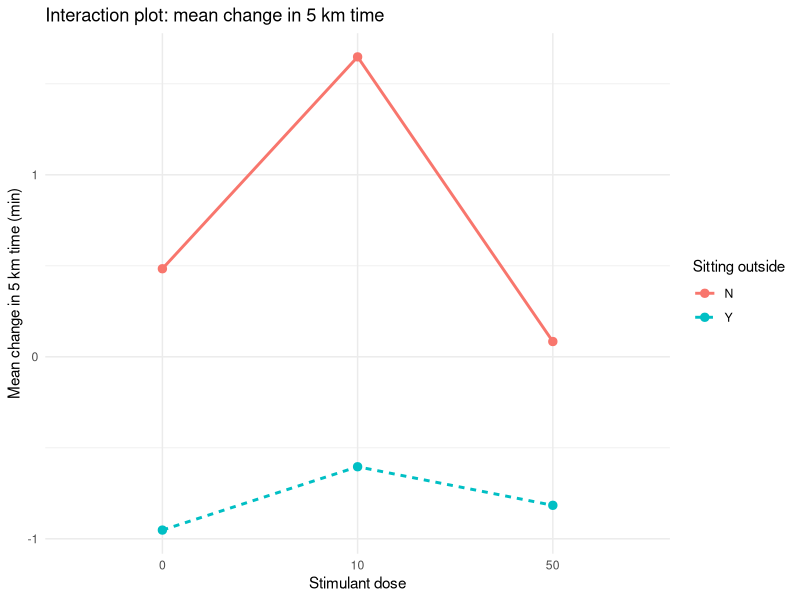
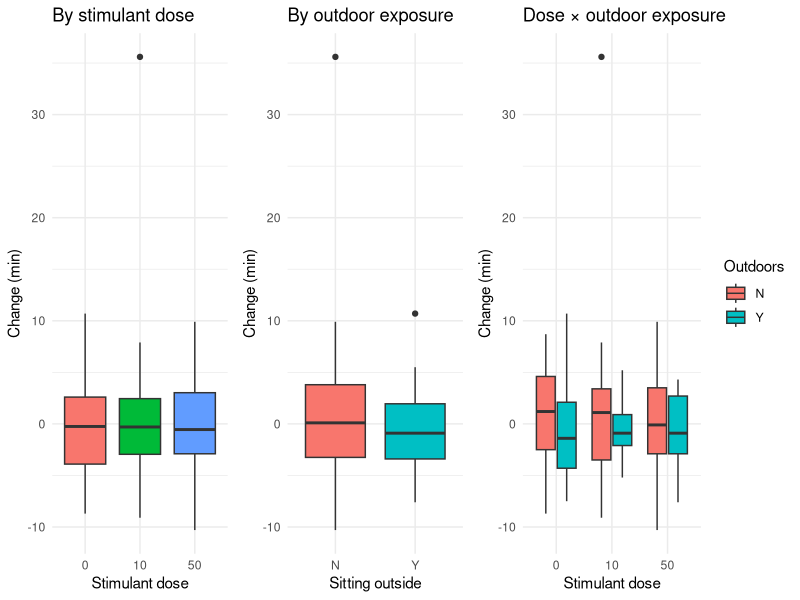
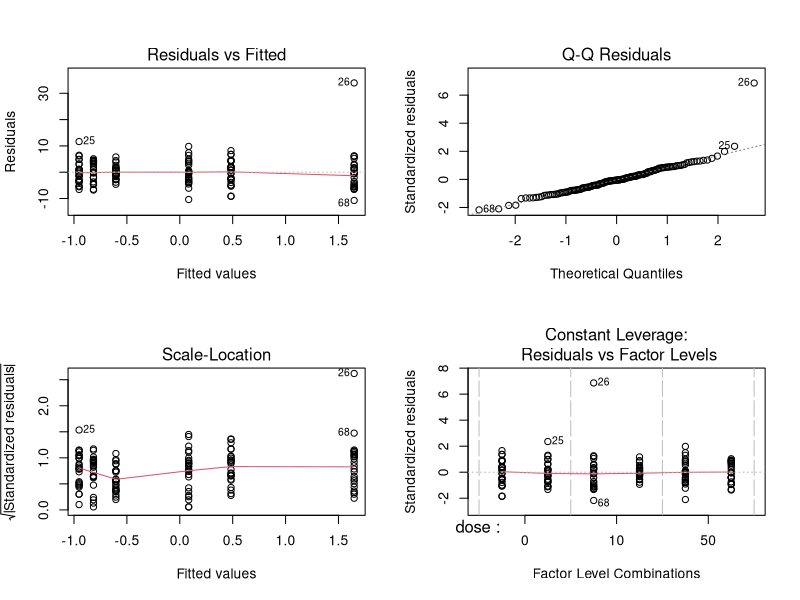
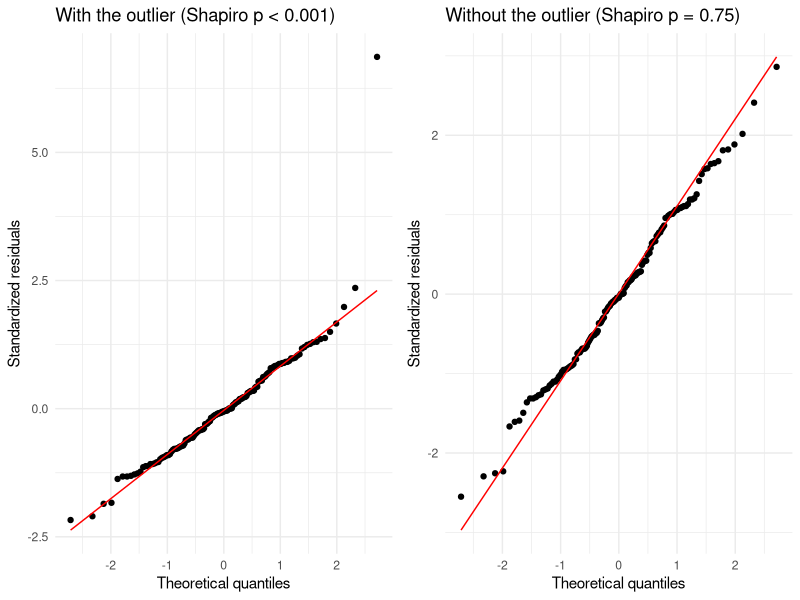

Source code (R) for these figures, in order:
## ---- chunk 1
knitr::opts_chunk$set(fig.path = "images/", fig.width = 8, fig.height = 5,
                      dpi = 150, message = FALSE, warning = FALSE)
library(ggplot2)
library(gridExtra)
## ---- chunk 2
data <- read.csv("data/islands_5km_experiment.csv")
data$change   <- data$after_5km - data$before_5km
data$dose     <- factor(data$Methamphetamine)
data$outdoors <- factor(data$Sitting_outside)

head(data)

# Balanced 3 x 2 design: 25 islanders in every cell
table(Dose = data$dose, Outdoors = data$outdoors)

# Mean change (minutes) in each cell
round(tapply(data$change, list(Dose = data$dose, Outdoors = data$outdoors), mean), 2)
## ---- chunk 3
model <- aov(change ~ dose * outdoors, data = data)
summary(model)
## ---- chunk 4
ggplot(data, aes(x = dose, y = change, group = outdoors,
                 color = outdoors, linetype = outdoors)) +
  stat_summary(fun = mean, geom = "line", linewidth = 1) +
  stat_summary(fun = mean, geom = "point", size = 2.5) +
  labs(title = "Interaction plot: mean change in 5 km time",
       x = "Stimulant dose", y = "Mean change in 5 km time (min)",
       color = "Sitting outside", linetype = "Sitting outside") +
  theme_minimal()
## ---- chunk 5
p1 <- ggplot(data, aes(x = dose, y = change, fill = dose)) +
  geom_boxplot() +
  labs(title = "By stimulant dose", x = "Stimulant dose", y = "Change (min)") +
  theme_minimal() + theme(legend.position = "none")

p2 <- ggplot(data, aes(x = outdoors, y = change, fill = outdoors)) +
  geom_boxplot() +
  labs(title = "By outdoor exposure", x = "Sitting outside", y = "Change (min)") +
  theme_minimal() + theme(legend.position = "none")

p3 <- ggplot(data, aes(x = dose, y = change, fill = outdoors)) +
  geom_boxplot() +
  labs(title = "Dose × outdoor exposure", x = "Stimulant dose",
       y = "Change (min)", fill = "Outdoors") +
  theme_minimal()

grid.arrange(p1, p2, p3, ncol = 3, widths = c(1, 1, 1.4))
## ---- chunk 6
summary(aov(before_5km ~ dose * outdoors, data = data))   # baseline 5 km time
summary(aov(Age ~ dose * outdoors, data = data))          # age
chisq.test(table(data$Gender, interaction(data$dose, data$outdoors)))  # gender
## ---- chunk 7
par(mfrow = c(2, 2))
plot(model)
## ---- chunk 8
# Normality of residuals
shapiro.test(residuals(model))

# Equal variance: Bartlett (sensitive to non-normality)
bartlett.test(change ~ interaction(dose, outdoors), data = data)

# Equal variance: Brown-Forsythe (robust to non-normality)
brown_forsythe <- function(d) {
  cell   <- interaction(d$dose, d$outdoors)
  absdev <- abs(d$change - ave(d$change, cell, FUN = median))
  summary(aov(absdev ~ cell))[[1]][1, "Pr(>F)"]
}
brown_forsythe(data)
## ---- chunk 9
fit <- lm(change ~ dose * outdoors, data = data)
std_res <- rstandard(fit)
cooks   <- cooks.distance(fit)
out_row <- which.max(std_res)

round(sort(std_res, decreasing = TRUE)[1:3], 2)   # top 3 standardized residuals
round(sort(cooks,   decreasing = TRUE)[1:3], 3)   # top 3 Cook's distances

data[out_row, c("Name", "Age", "before_5km", "after_5km", "change",
                "dose", "outdoors")]
## ---- chunk 10
data_wo  <- data[-out_row, ]
model_wo <- aov(change ~ dose * outdoors, data = data_wo)
summary(model_wo)

shapiro.test(residuals(model_wo))   # normality is restored
brown_forsythe(data_wo)             # equal variance still not rejected

p_with    <- summary(model)[[1]][1:3, "Pr(>F)"]
p_without <- summary(model_wo)[[1]][1:3, "Pr(>F)"]
data.frame(term = c("Dose", "Outdoors", "Dose:Outdoors"),
           p_with_outlier = round(p_with, 3),
           p_without_outlier = round(p_without, 3))
## ---- chunk 11
qq_plot <- function(m, title) {
  r <- data.frame(res = rstandard(lm(m)))
  ggplot(r, aes(sample = res)) +
    stat_qq() + stat_qq_line(color = "red") +
    labs(title = title, x = "Theoretical quantiles",
         y = "Standardized residuals") +
    theme_minimal()
}
grid.arrange(qq_plot(model,    "With the outlier (Shapiro p < 0.001)"),
             qq_plot(model_wo, "Without the outlier (Shapiro p = 0.75)"),
             ncol = 2)
## ---- chunk 12
kruskal.test(change ~ dose, data = data)                    # dose
wilcox.test(change ~ outdoors, data = data, exact = FALSE)  # outdoor exposure
## ---- chunk 13
ancova <- lm(after_5km ~ before_5km + Age + dose * outdoors, data = data)
anova(ancova)

ancova_wo <- lm(after_5km ~ before_5km + Age + dose * outdoors, data = data_wo)
anova(ancova_wo)
## ---- chunk 14
partial_eta2 <- function(m) {
  tab <- summary(m)[[1]]
  ss  <- tab[, "Sum Sq"]
  round(ss[1:3] / (ss[1:3] + ss[4]), 4)
}
data.frame(term = c("Dose", "Outdoors", "Dose:Outdoors"),
           with_outlier = partial_eta2(model),
           without_outlier = partial_eta2(model_wo))
## ---- chunk 15
sd_resid <- sqrt(sum(residuals(model_wo)^2) / model_wo$df.residual)
power.t.test(n = 75, sd = sd_resid, power = 0.8, sig.level = 0.05)

# Observed outdoor difference (No minus Yes), without the outlier
diff(rev(tapply(data_wo$change, data_wo$outdoors, mean)))
## ---- chunk 16
sessionInfo()
